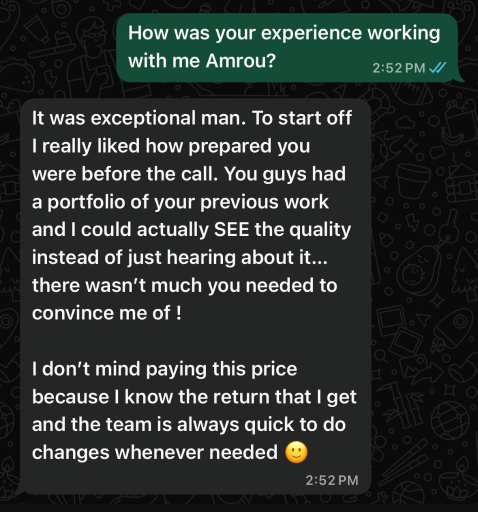
#> input picture client-code/websites-ARCHIVE/ascender-media/testi-amrou.png, 955 x 1024 px (shown at 1/2 size)
$ python -i beauty_pixels.py   (imports and definitions only)
#> lines starting #> are read from the running program, lines starting #| are printed output that depends on the picture
#!/usr/bin/env python3
"""Measure how a still frame FEELS, from pixels only (works on any screenshot, ours or theirs).
python3 beauty_pixels.py <out.json> <group>=<glob> [<group>=<glob> ...]
Per frame (scaled to 1512 wide):
  quiet  share of 24px blocks that are flat (luminance std < 4): truly empty ground
  calm   share of blocks with std < 12: empty ground plus soft photo areas (sky, wall, blur)
  loud   share of blocks with std > 45: hard high-contrast detail (big black-on-white type, harsh edges)
  edges  share of pixels with gradient > 40: how busy the frame is
  colour Hasler-Susstrunk colourfulness (0 grey, ~30 moderate, 60+ loud)
  range  luminance p95 - p5 (tonal spread), mean = mean luminance
Prints group medians. --check: also prints a warning line per frame past the TFTL lines
(loud > .15, range > 210, colour > 35, calm < .60). Warnings only; an event frame is meant to break them."""
import sys, glob, json, statistics as st
import numpy as np
from PIL import Image
def measure(path):
    im = Image.open(path).convert('RGB')
    w, h = im.size
#> w = 955; h = 1024
    if w != 1512: im = im.resize((1512, round(h * 1512 / w)))
#> im: PIL image 1512x1621 RGB
    im = im.crop((0, 0, 1512, min(im.size[1], 864)))
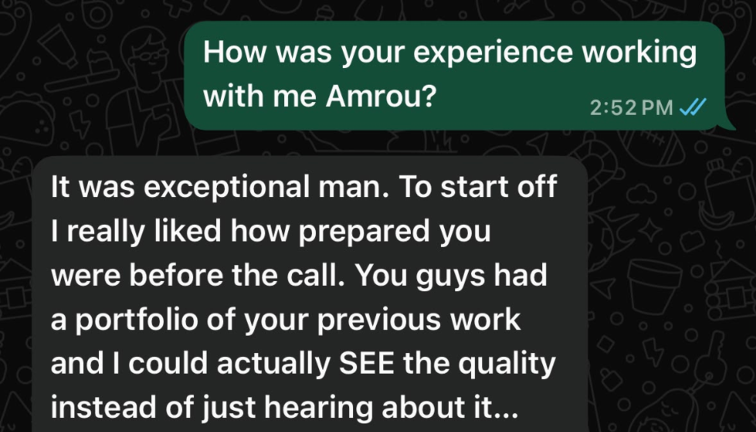
#> im: PIL image 1512x864 RGB (shown at 1/2 size); mean R, G, B 44, 53.9, 50.2
    a = np.asarray(im).astype(np.float32)
    L = 0.2126 * a[..., 0] + 0.7152 * a[..., 1] + 0.0722 * a[..., 2]
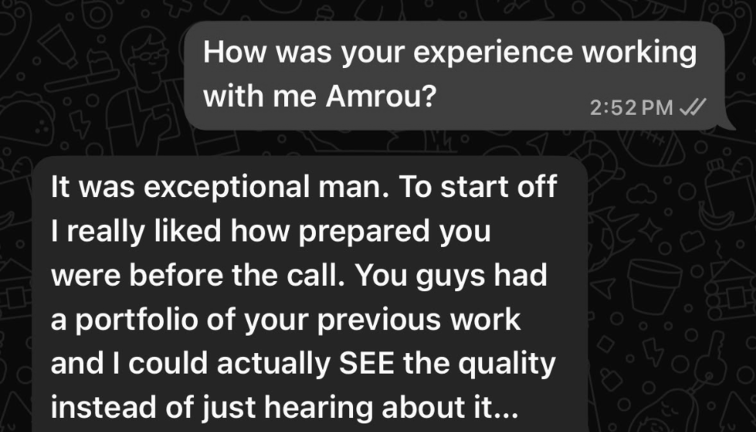
#> L: shape (864, 1512) float32 (shown at 1/2 size); min 2, max 255, mean 51.5
    H, W = L.shape; B = 24
#> after `H, W = L.shape`: H = 864; W = 1512
    bl = L[:H // B * B, :W // B * B].reshape(H // B, B, W // B, B).std(axis=(1, 3))
    gx = np.abs(np.diff(L, axis=1))[:-1]; gy = np.abs(np.diff(L, axis=0))[:, :-1]
#> after `gx = np.abs(np.diff(L, axis=1))[:-1]`:
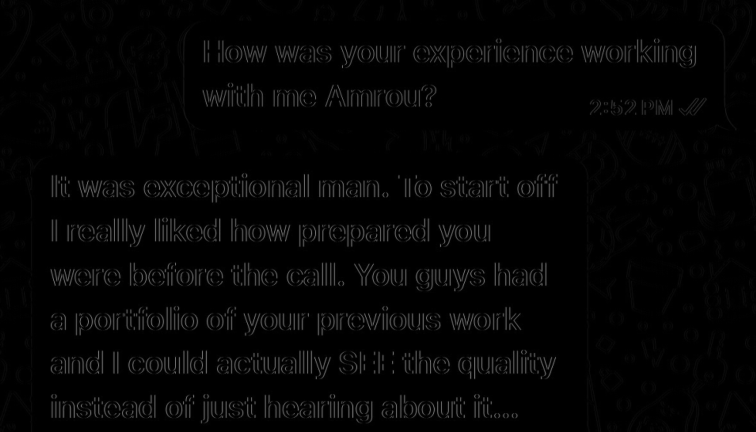
#> gx: shape (863, 1511) float32 (shown at 1/2 size); min 0, max 158, mean 4.6
#> after `gy = np.abs(np.diff(L, axis=0))[:, :-1]`:
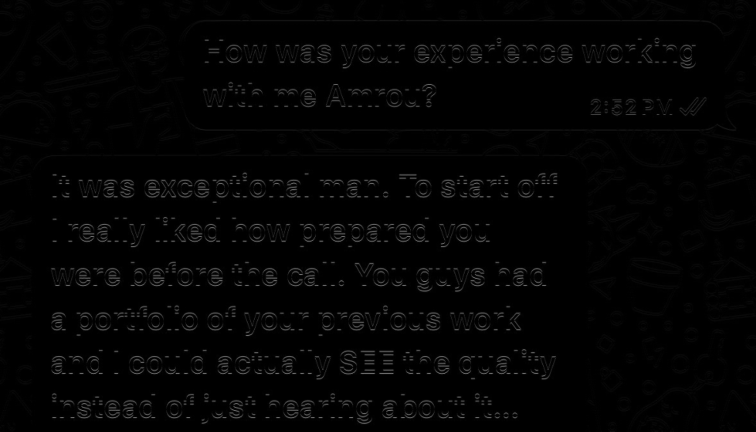
#> gy: shape (863, 1511) float32 (shown at 1/2 size); min 0, max 161.5, mean 3.6
    g = np.maximum(gx, gy)
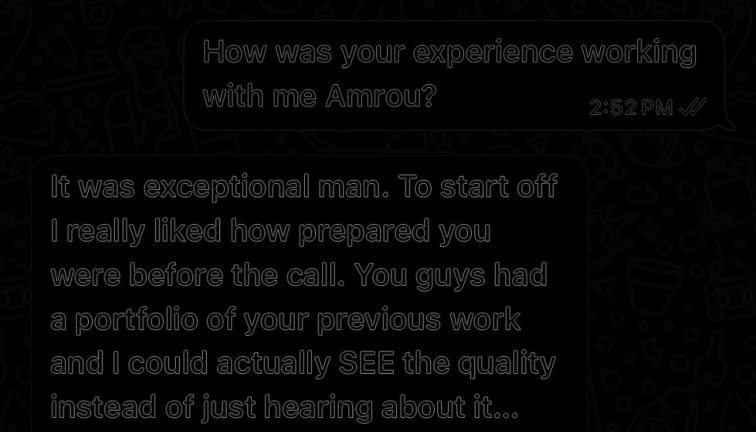
#> g: shape (863, 1511) float32 (shown at 1/2 size); min 0, max 161.5, mean 6.6
    rg = a[..., 0] - a[..., 1]; yb = 0.5 * (a[..., 0] + a[..., 1]) - a[..., 2]
#> after `rg = a[..., 0] - a[..., 1]`:
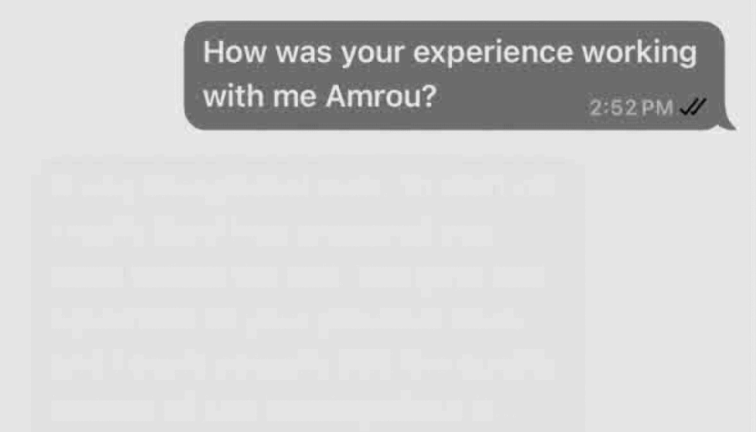
#> rg: shape (864, 1512) float32 (shown at 1/2 size); min -109, max 12, mean -9.95; drawn with min black and max white
#> after `yb = 0.5 * (a[..., 0] + a[..., 1]) - a[..., 2]`:
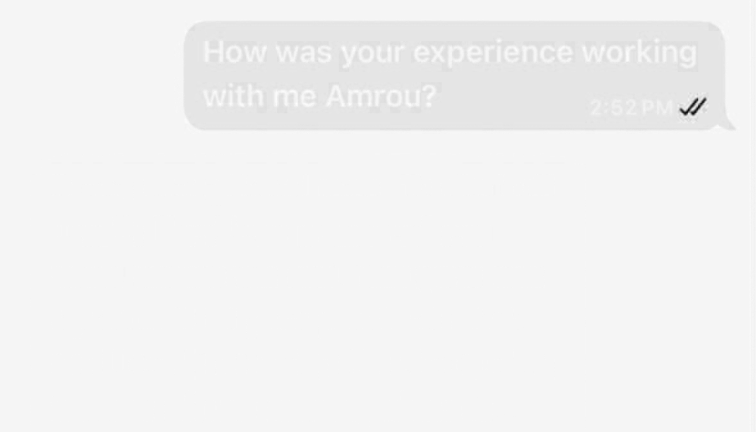
#> yb: shape (864, 1512) float32 (shown at 1/2 size); min -105, max 4, mean -1.23; drawn with min black and max white
    col = float(np.sqrt(rg.std() ** 2 + yb.std() ** 2) + 0.3 * np.sqrt(rg.mean() ** 2 + yb.mean() ** 2))
#> col = 23.75
    p5, p95 = np.percentile(L, [5, 95])
#> p5 = 10; p95 = 242
    return dict(quiet=float((bl < 4).mean()), calm=float((bl < 12).mean()), loud=float((bl > 45).mean()),
                edges=float((g > 40).mean()), colour=col, range=float(p95 - p5), mean=float(L.mean()))
args = sys.argv[1:]
CHECK = '--check' in args
out, *groups = [a for a in args if a != '--check']
res = {}
# [8 lines not run here, left out]
keys = ['quiet', 'calm', 'loud', 'edges', 'colour', 'range', 'mean']
# [12 lines not run here, left out]

>>> result = measure('../../../client-code/websites-ARCHIVE/ascender-media/testi-amrou.png')
#> result = {'quiet': 0.341, 'calm': 0.597, 'loud': 0.293, 'edges': 0.0624, 'colour': 23.75, 'range': 232, 'mean': 51.55}

$ run again, on client-code/websites-ARCHIVE/ascender-media/testi-jash.png
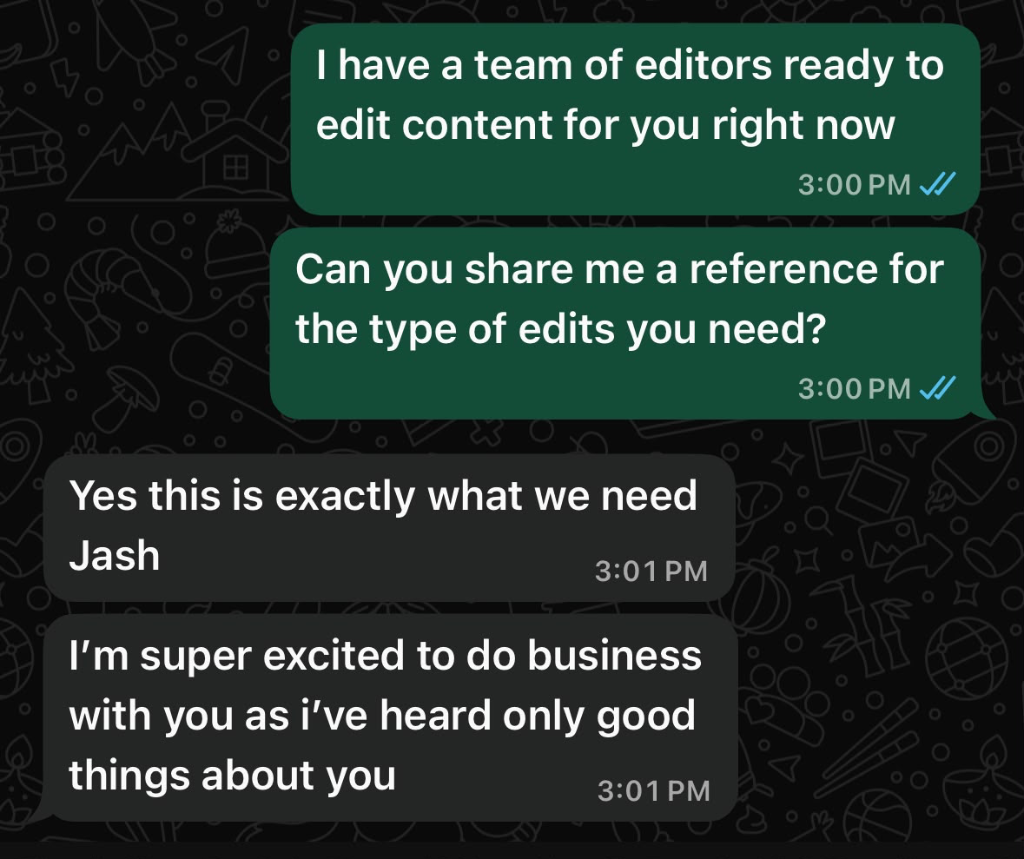
#> input picture client-code/websites-ARCHIVE/ascender-media/testi-jash.png, 1024 x 859 px
#> in measure, `gy = np.abs(np.diff(L, axis=0))[:, :-1]`:
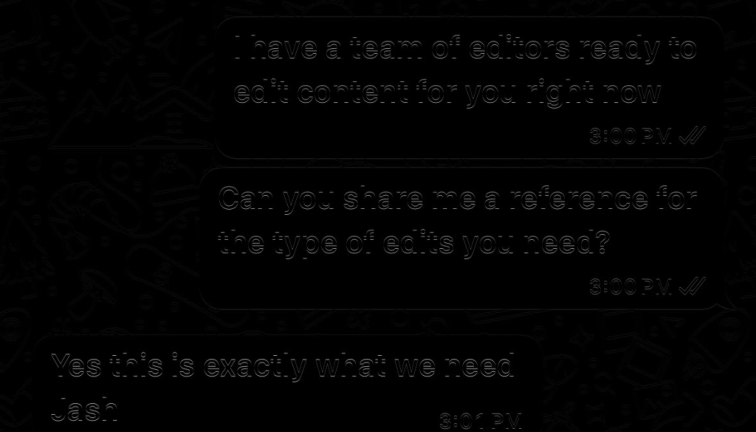
#> gy: shape (863, 1511) float32 (shown at 1/2 size); min 0, max 145.8, mean 2.7
#> in measure, `yb = 0.5 * (a[..., 0] + a[..., 1]) - a[..., 2]`:
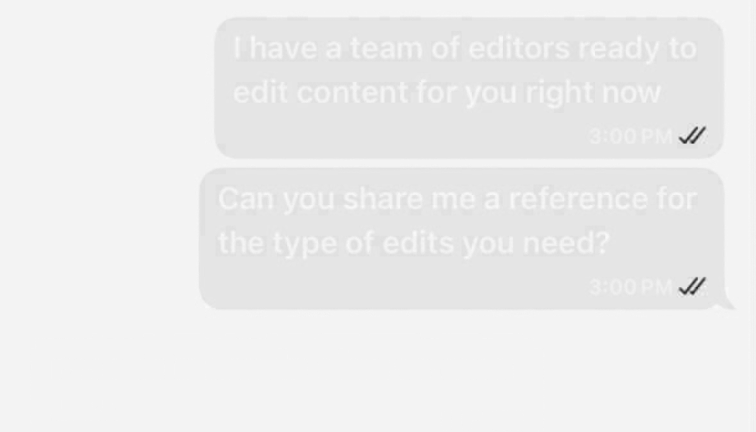
#> yb: shape (864, 1512) float32 (shown at 1/2 size); min -121.5, max 6, mean -3.05; drawn with min black and max white
#> col = 34.81
#> p5 = 9.93; p95 = 177.8
#> result = {'quiet': 0.397, 'calm': 0.689, 'loud': 0.18, 'edges': 0.039, 'colour': 34.81, 'range': 167.8, 'mean': 50.08}
